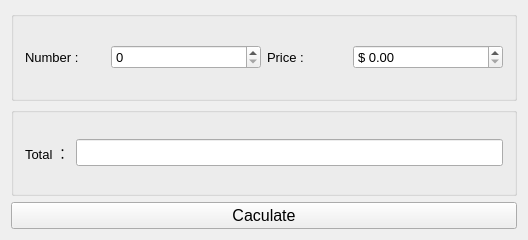
<?xml version="1.0" encoding="UTF-8"?>
<ui version="4.0">
 <class>Widget</class>
 <widget class="QWidget" name="Widget">
  <property name="geometry">
   <rect>
    <x>0</x>
    <y>0</y>
    <width>528</width>
    <height>240</height>
   </rect>
  </property>
  <property name="windowTitle">
   <string>Widget</string>
  </property>
  <layout class="QVBoxLayout" name="verticalLayout">
   <item>
    <widget class="QGroupBox" name="groupBox">
     <property name="font">
      <font>
       <family>Microsoft YaHei UI</family>
       <pointsize>12</pointsize>
      </font>
     </property>
     <property name="title">
      <string/>
     </property>
     <layout class="QHBoxLayout" name="horizontalLayout">
      <item>
       <widget class="QLabel" name="labelNum">
        <property name="font">
         <font>
          <family>Microsoft JhengHei UI</family>
          <pointsize>10</pointsize>
         </font>
        </property>
        <property name="text">
         <string>Number :</string>
        </property>
       </widget>
      </item>
      <item>
       <widget class="QSpinBox" name="spinBox_number">
        <property name="minimumSize">
         <size>
          <width>150</width>
          <height>0</height>
         </size>
        </property>
        <property name="font">
         <font>
          <family>Microsoft JhengHei UI</family>
          <pointsize>10</pointsize>
         </font>
        </property>
        <property name="suffix">
         <string/>
        </property>
        <property name="prefix">
         <string/>
        </property>
        <property name="maximum">
         <number>999999</number>
        </property>
       </widget>
      </item>
      <item>
       <widget class="QLabel" name="labelPrice">
        <property name="font">
         <font>
          <family>Microsoft JhengHei UI</family>
          <pointsize>10</pointsize>
         </font>
        </property>
        <property name="text">
         <string>Price :</string>
        </property>
       </widget>
      </item>
      <item>
       <widget class="QDoubleSpinBox" name="DspinBoxPrice">
        <property name="minimumSize">
         <size>
          <width>150</width>
          <height>0</height>
         </size>
        </property>
        <property name="font">
         <font>
          <family>Microsoft JhengHei UI</family>
          <pointsize>10</pointsize>
         </font>
        </property>
        <property name="prefix">
         <string>$ </string>
        </property>
        <property name="maximum">
         <double>999999.989999999990687</double>
        </property>
        <property name="singleStep">
         <double>0.100000000000000</double>
        </property>
       </widget>
      </item>
     </layout>
    </widget>
   </item>
   <item>
    <widget class="QGroupBox" name="groupBox_2">
     <property name="font">
      <font>
       <family>Microsoft YaHei UI</family>
       <pointsize>12</pointsize>
      </font>
     </property>
     <property name="title">
      <string/>
     </property>
     <layout class="QHBoxLayout" name="horizontalLayout_2">
      <item>
       <widget class="QLabel" name="label_total">
        <property name="font">
         <font>
          <family>Microsoft JhengHei UI</family>
          <pointsize>10</pointsize>
         </font>
        </property>
        <property name="text">
         <string>Total ：</string>
        </property>
       </widget>
      </item>
      <item>
       <widget class="QLineEdit" name="lineEditTotal">
        <property name="font">
         <font>
          <family>Microsoft JhengHei UI</family>
          <pointsize>12</pointsize>
         </font>
        </property>
       </widget>
      </item>
     </layout>
    </widget>
   </item>
   <item>
    <widget class="QPushButton" name="btnCaculate">
     <property name="font">
      <font>
       <family>Microsoft JhengHei UI</family>
       <pointsize>12</pointsize>
      </font>
     </property>
     <property name="text">
      <string>Caculate</string>
     </property>
    </widget>
   </item>
  </layout>
 </widget>
 <layoutdefault spacing="6" margin="11"/>
 <resources/>
 <connections/>
</ui>
